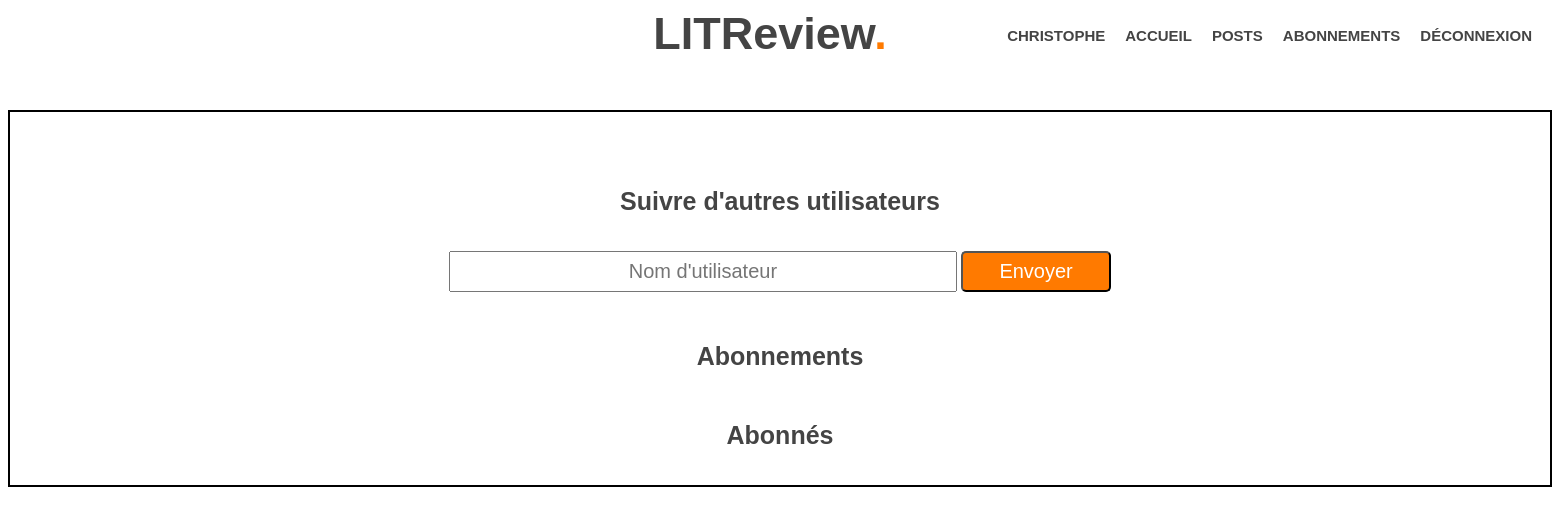
Before: /subscribe (signed in) with the older database file.
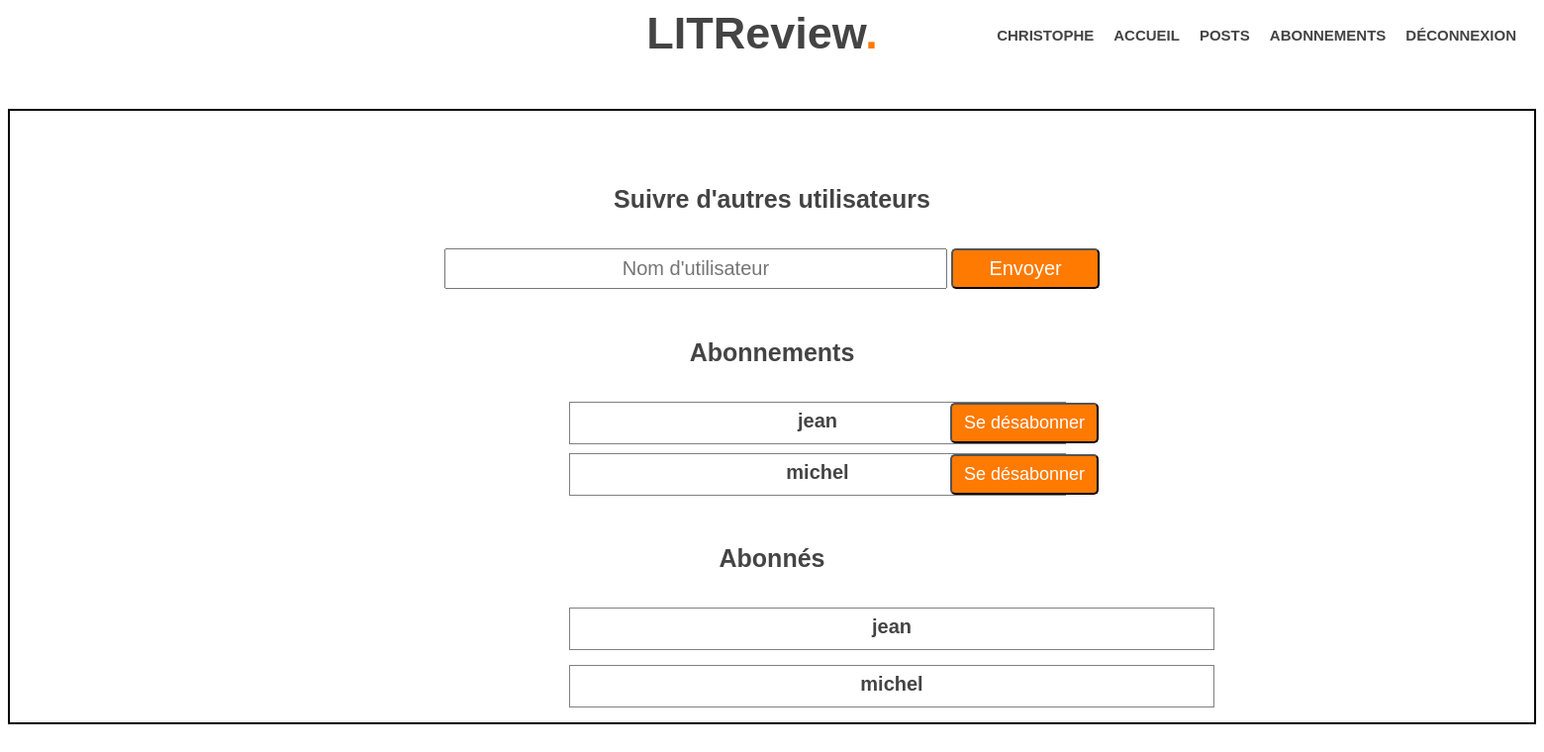
After: the same page with the newer database file.
### blog/models.py (models this page shows)
class User(AbstractUser):
    pass

class UserFollows(models.Model):
    user = models.ForeignKey(User, on_delete=models.CASCADE,
                             related_name='following')
    followed_user = models.ForeignKey(User, on_delete=models.CASCADE,
                                      related_name='followed_by')
    class Meta:
        unique_together = ('user', 'followed_user',)

### blog/views.py (the view)
# urls.py: path("subscribe", views.subscribe, name="subscribe"),
@login_required
def subscribe(request):
    following = UserFollows.objects.filter(user=request.user)
    followers = UserFollows.objects.filter(followed_user=request.user)
    return render(request, "subscribe.html", {"following": following,
                                              "followers": followers})

### blog/templates/subscribe.html (shortened to what this page needs)
{% extends "header.html" %}
{% block body %}
<section style="border: 2px solid black; margin-top: 50px">
    <section style="text-align: center; margin-top: 75px">
        <section id="subscribe_to">
            <h2 style="margin-bottom: 35px; font-size: 25px">Suivre d'autres utilisateurs</h2>
            <form action={% url "add_user_follow" %} method="post">
                <div class="row">
                    <input name="username_search" id="username_search"
                           placeholder="Nom d'utilisateur"
                    style="width:500px; height: 35px; font-size: 20px">
                    <button id="button_search" style="vertical-align: top; height: 41px">Envoyer</button>
                </div>
            </form>
        </section>
        <section id="subscribers" style="text-align: center; margin-top: 50px">
            <h2 style="margin-bottom: 35px; font-size: 25px">Abonnements</h2>
            {% for following in following %}
                <div class="row">
                    <div style="border: 1px solid grey; width: 500px; height: 41px; margin-left: 565px; margin-top: 10px">
                        <h2 style="font-size: 20px; margin-top: 7px">{{ following.followed_user }}</h2>
                    </div>
                    <form method="post" style="margin-top: -42px; margin-right: -510px"
                          action={% url "remove_user_follow" %}>
                        <button style=" background: #ff7a00; color: white; font-size: 18px; border-radius: 5px; width: 150px; height: 41px">Se désabonner</button>
                    </form>
                </div>
            {% endfor %}
        </section>
        <section id="followers" style="margin-top: 50px">
            <h2 style="margin-bottom: 35px; font-size: 25px">Abonnés</h2>
            {% for follower in followers %}
                <div style="border: 1px solid grey; width: 650px; height: 41px; margin-left: 565px; margin-bottom: 15px">
                    <p style="text-align: center; font-size: 20px; font-weight: bold; margin-top: 7px">{{ follower.user }}</p>
                </div>
            {% endfor %}
        </section>
    </section>
</section>
{% endblock %}

### blog/templates/header.html (shortened to what this page needs)
{% load static %}
<!DOCTYPE html>
<html lang="fr">
    <head>
        <link href="{% static 'css/index.css' %}" rel="stylesheet">
    </head>
    <body>
    <h1>LITReview<strong class="orange">.</strong></h1>
        <nav>
            <div>
              <ul>
                {% if user.is_authenticated %}
                    <li>
                        <strong>{{ user.username }}</strong>
                    </li>
                    <li>
                        <a href="{% url 'flux' %}">accueil</a>
                    </li>
                    <li>
                        <a href="{% url 'posts' %}">Posts</a>
                    </li>
                    <li>
                        <a href="{% url 'subscribe' %}">Abonnements</a>
                    </li>
                    <li>
                        <a href="{% url 'logout' %}">déconnexion</a>
                    </li>
                {% endif %}
              </ul>
            </div>
          </nav>
        <div class="body">
            {% block body %}
            {% endblock %}
        </div>
    </body>
</html>

### blog/static/css/index.css (style rules this page uses)
body { font-family: Arial, sans-serif; font-size: 15px; color: #444; }
h1 { font-size: 45px; text-align: center; margin: auto; }
a { text-decoration: none; color: #444; }
nav { float: right; margin-top: -48px; }
nav ul li { display: inline-block; float: left; }
nav ul li a { text-transform: uppercase; font-weight: bold; margin-right: 20px; }
strong { text-transform: uppercase; font-weight: bold; margin-right: 20px; }
.orange { color: #ff7a00; }
#subscribe_to input { width: 1000px; height: 30px; text-align: center; font-size: 35px; }
#subscribe_to button { width: 150px; height: 30px; font-size: 20px; background: #ff7a00; color: #fff; border-radius: 5px; }

Changed rows visible on the page:
added UserFollows: followed_user "jean", shown under "Abonnements"
added UserFollows: followed_user "michel", shown under "Abonnements"
added UserFollows: user "jean", shown under "Abonnés"
added UserFollows: user "michel", shown under "Abonnés"
